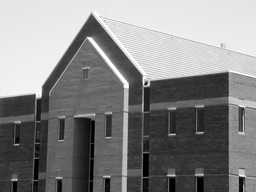
#> input picture Images/Edge detectn.bmp, 256 x 192 px, shrunk from 1114 x 834 before the run, found by its file name
$ jupyter execute Exp7.ipynb
#> lines starting #> are read from the running program, lines starting #| are printed output that depends on the picture
# PERFORM EDGE DETECTION USING VARIOUS MASKS
1. Robert's operator
2. Prewitt operator
3. Sobel operator

[cell 1]
import cv2
import numpy as np
import matplotlib.pyplot as plt

[cell 2]
img = cv2.imread("Images\Edge detectn.bmp",cv2.IMREAD_GRAYSCALE)
#> img is the input picture: shape (192, 256); min 0, max 255, mean 133.3
plt.title("Original Image")
plt.axis("off")
plt.imshow(img,cmap = 'gray')
plt.show()

[cell 3]
# Convolution from scratch
def conv2D(image, kernel):
    ih, iw = image.shape
#> ih = 192; iw = 256
    kh, kw = kernel.shape  # Get kernel dimensions from the kernel
    pad_h = kh // 2
    pad_w = kw // 2
    padded_img = np.pad(image, ((pad_h, pad_h), (pad_w, pad_w)), mode='constant')
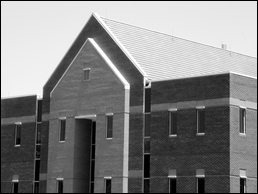
#> padded_img: shape (194, 258); min 0, max 255, mean 130.9
    output_img = np.zeros_like(image, dtype=np.float32)
    for i in range(ih):
        for j in range(iw):
            region_of_interest = padded_img[i : i + kh, j : j + kw]
            output_img[i, j] = np.sum(region_of_interest * kernel)
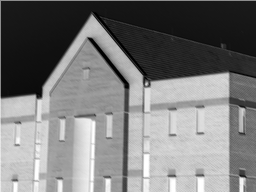
#> output_img: shape (192, 256) float32; min -510, max 0, mean -265.5; drawn with min black and max white
    return output_img

# 1. Robert Masks

[cell 4]
robert_x = np.array([[-1,0],
                    [0,-1]],dtype = np.float32)
robert_y = np.array([[0,-1],
                    [-1,0]],dtype = np.float32)
r_x = conv2D(img,robert_x)
r_y = conv2D(img,robert_y)
robert_mag = np.sqrt(r_x**2 + r_y**2).astype(np.uint8)
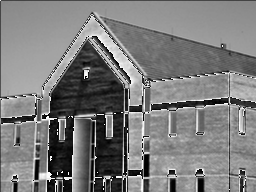
#> robert_mag: shape (192, 256); min 0, max 255, mean 123.4

plt.figure(figsize = (10,4))

plt.subplot(1,2,1)
plt.title('Original Image')
plt.axis("off")
plt.tight_layout()
plt.imshow(img,cmap = "gray")

plt.subplot(1,2,2)
plt.title("Robert Operator")
plt.axis("off")
plt.tight_layout()
plt.imshow(robert_mag,cmap = "gray")

plt.show()
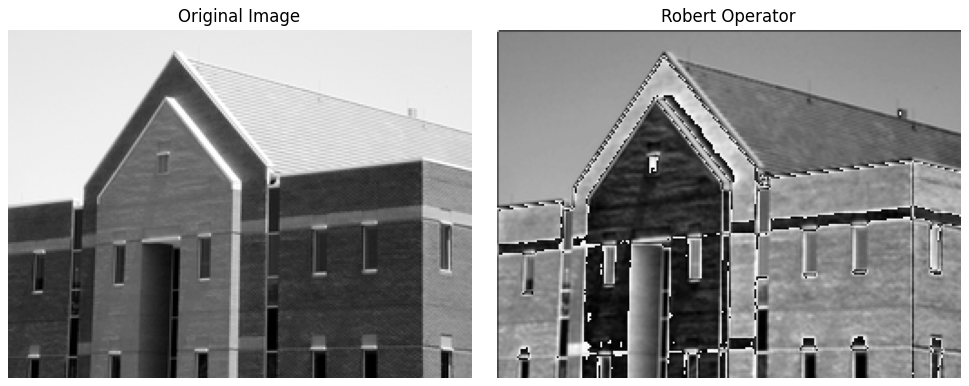
#> figure drawn by matplotlib, 2 panels

# 2. Prewitt operator

[cell 5]
prewitt_x = np.array([[-1,-1,-1],
                    [0,0,0],
                     [1,1,1]],dtype = np.float32)
prewitt_y = np.array([[-1,0,1],
                    [-1,0,1],
                     [-1,0,1]],dtype = np.float32)
p_x = conv2D(img,prewitt_x)
#> after the loop in conv2D (call 3), `for i in range(ih):`:
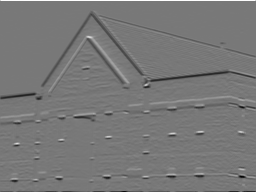
#> output_img: shape (192, 256) float32; min -627, max 699, mean -2.6; drawn with min black and max white
p_y = conv2D(img,prewitt_y)
#> after the loop in conv2D (call 4), `for i in range(ih):`:
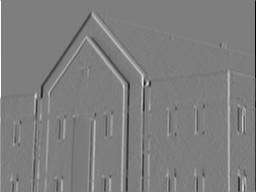
#> output_img: shape (192, 256) float32; min -713, max 724, mean 0.3; drawn with min black and max white
prewitt_mag = np.sqrt(p_x**2 + p_y**2).astype(np.uint8)
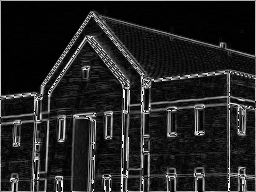
#> prewitt_mag: shape (192, 256); min 0, max 255, mean 34.7

plt.figure(figsize = (10,4))

plt.subplot(1,2,1)
plt.title('Original Image')
plt.axis("off")
plt.tight_layout()
plt.imshow(img,cmap = "gray")

plt.subplot(1,2,2)
plt.title("Prewitt Operator")
plt.axis("off")
plt.tight_layout()
plt.imshow(prewitt_mag,cmap = "gray")

plt.show()

# 3. Sobel Operator

[cell 6]
sobel_x = np.array([[-1,-2,-1],
                    [0,0,0],
                     [1,2,1]],dtype = np.float32)
sobel_y = np.array([[-1,0,1],
                    [-2,0,2],
                     [-1,0,1]],dtype = np.float32)
s_x = conv2D(img,sobel_x)
s_y = conv2D(img,sobel_y)
sobel_mag = np.sqrt(p_x**2 + p_y**2).astype(np.uint8)

plt.figure(figsize = (10,4))

plt.subplot(1,2,1)
plt.title('Original Image')
plt.axis("off")
plt.tight_layout()
plt.imshow(img,cmap = "gray")

plt.subplot(1,2,2)
plt.title("Sobel Operator")
plt.axis("off")
plt.tight_layout()
plt.imshow(sobel_mag,cmap = "gray")

plt.show()

$ run again, with Images/Power law.bmp copied over Images/Edge detectn.bmp
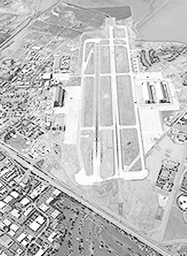
#> input picture Images/Power law.bmp, 187 x 256 px, shrunk from 287 x 392 before the run, found by its file name
#> img is the input picture: shape (256, 187); min 0, max 255, mean 192.6
#> after the loop in conv2D (call 4), `for i in range(ih):`:
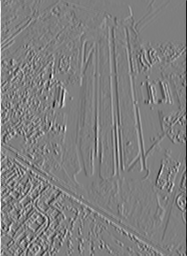
#> output_img: shape (256, 187) float32; min -758, max 760, mean 0.1; drawn with min black and max white
#> `prewitt_mag = np.sqrt(p_x**2 + p_y**2).astype(np.uint8)`:
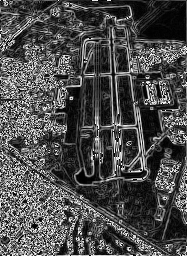
#> prewitt_mag: shape (256, 187); min 0, max 255, mean 77
